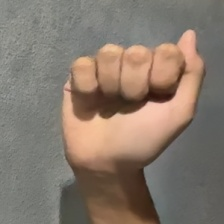
#> input picture dataset/A/A_0002.jpg, 224 x 224 px
$ python -i detect_edges_all.py   (imports and definitions only)   (older library calls are emulated)
#> lines starting #> are read from the running program, lines starting #| are printed output that depends on the picture; after the words box and inside, x2 and y2 are one past the last pixel; in counts of white or black regions, pixels touching at a corner belong together
"""ตรวจจับขอบแบบ Sobel / Prewitt / Canny (OpenCV)

เทคโนโลยี:
  - Sobel / Prewitt: เกรเดียนต์ด้วยเคอร์เนล 3x3
  - Canny: blur + gradient + non-maxima + hysteresis — มักได้เส้นนิ้วสะอาดกว่า

เทียบเท่า MATLAB: detect_edges_all.m
Student 2 - Module 2
"""

from __future__ import annotations

from typing import Any

import cv2
import numpy as np


# Prewitt ไม่มีใน OpenCV โดยตรง — ใช้เคอร์เนลมาตรฐาน
_PREWITT_X = np.array([[-1, 0, 1], [-1, 0, 1], [-1, 0, 1]], dtype=np.float32)
_PREWITT_Y = np.array([[-1, -1, -1], [0, 0, 0], [1, 1, 1]], dtype=np.float32)


# [34 lines left out: function _to_gray_u8, not called in this run]


def _sobel_edges(gray: np.ndarray) -> np.ndarray:
    gx = cv2.Sobel(gray, cv2.CV_64F, 1, 0, ksize=3)
    gy = cv2.Sobel(gray, cv2.CV_64F, 0, 1, ksize=3)
    mag = cv2.magnitude(gx, gy)
    # threshold อัตโนมัติแบบง่าย — ได้ขอบ logical ใกล้ edge(..., 'Sobel')
    mag_u8 = cv2.convertScaleAbs(mag)
    _, bw = cv2.threshold(mag_u8, 0, 255, cv2.THRESH_BINARY + cv2.THRESH_OTSU)
    return bw.astype(bool)


# [36 lines left out: functions _prewitt_edges, detect_edges_all, not called in this run]

>>> import cv2
>>> picture = cv2.imread('../dataset/A/A_0002.jpg', cv2.IMREAD_GRAYSCALE)
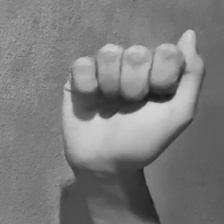
#> picture: shape (224, 224); min 26, max 214, mean 123.4
>>> result = _sobel_edges(picture)
#> in _sobel_edges, `gx = cv2.Sobel(gray, cv2.CV_64F, 1, 0, ksize=3)`:
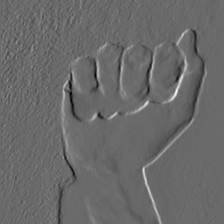
#> gx: shape (224, 224) float64; min -321, max 448, mean -1.2; drawn with min black and max white
#> in _sobel_edges, `gy = cv2.Sobel(gray, cv2.CV_64F, 0, 1, ksize=3)`:
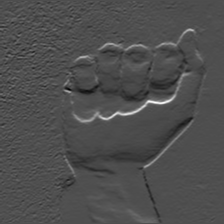
#> gy: shape (224, 224) float64; min -223, max 497, mean -0.8; drawn with min black and max white
#> in _sobel_edges, `mag = cv2.magnitude(gx, gy)`:
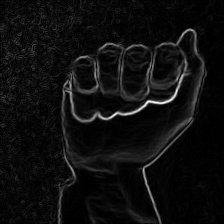
#> mag: shape (224, 224) float64; min 0, max 501.8, mean 29.6; drawn with min black and max white
#> in _sobel_edges, `mag_u8 = cv2.convertScaleAbs(mag)`:
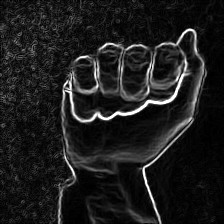
#> mag_u8: shape (224, 224); min 0, max 255, mean 29
#> in _sobel_edges, `_, bw = cv2.threshold(mag_u8, 0, 255, cv2.THRESH_BINARY + cv2.THRESH_O..`:
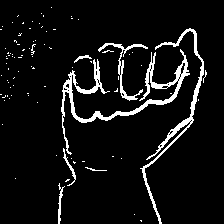
#> bw: shape (224, 224); 6.9% white; 89 white regions (81 under 20 px), largest, box (x1, y1, x2, y2) and area: (61, 49, 190, 155) 1647, (140, 28, 204, 224) 972, (98, 43, 148, 101) 364

$ run again, on dataset/A/A_0006.jpg
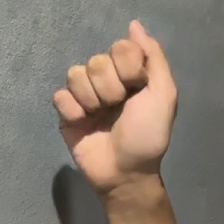
#> input picture dataset/A/A_0006.jpg, 224 x 224 px
#> in _sobel_edges, `gy = cv2.Sobel(gray, cv2.CV_64F, 0, 1, ksize=3)`:
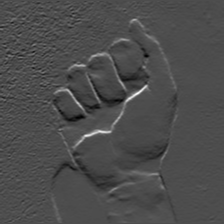
#> gy: shape (224, 224) float64; min -194, max 447, mean -0.9; drawn with min black and max white
#> in _sobel_edges, `_, bw = cv2.threshold(mag_u8, 0, 255, cv2.THRESH_BINARY + cv2.THRESH_O..`:
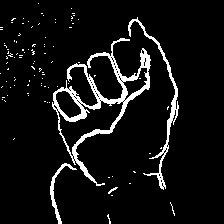
#> bw: shape (224, 224); 7% white; 98 white regions (94 under 20 px), largest, box (x1, y1, x2, y2) and area: (52, 38, 151, 186) 2239, (128, 17, 179, 190) 741, (50, 163, 77, 224) 249, (108, 187, 118, 194) 24

$ run again, on dataset/A/A_0010.jpg
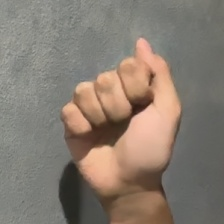
#> input picture dataset/A/A_0010.jpg, 224 x 224 px
#> in _sobel_edges, `gy = cv2.Sobel(gray, cv2.CV_64F, 0, 1, ksize=3)`:
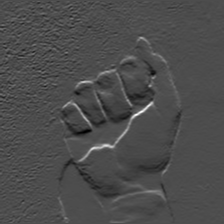
#> gy: shape (224, 224) float64; min -199, max 459, mean -1; drawn with min black and max white
#> in _sobel_edges, `_, bw = cv2.threshold(mag_u8, 0, 255, cv2.THRESH_BINARY + cv2.THRESH_O..`:
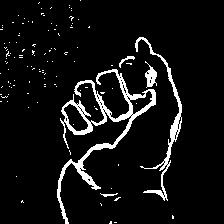
#> bw: shape (224, 224); 6.9% white; 115 white regions (110 under 20 px), largest, box (x1, y1, x2, y2) and area: (57, 69, 156, 224) 2122, (135, 37, 182, 201) 807, (145, 61, 157, 88) 165, (119, 56, 135, 68) 52, (100, 193, 118, 197) 33

$ run again, on dataset/A/A_0026.jpg
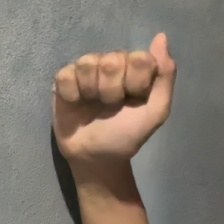
#> input picture dataset/A/A_0026.jpg, 224 x 224 px
#> in _sobel_edges, `gy = cv2.Sobel(gray, cv2.CV_64F, 0, 1, ksize=3)`:
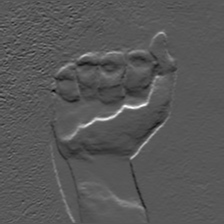
#> gy: shape (224, 224) float64; min -206, max 391, mean -0.4; drawn with min black and max white
#> in _sobel_edges, `_, bw = cv2.threshold(mag_u8, 0, 255, cv2.THRESH_BINARY + cv2.THRESH_O..`:
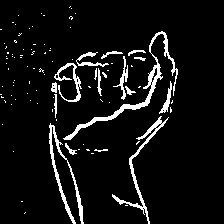
#> bw: shape (224, 224); 6.8% white; 96 white regions (79 under 20 px), largest, box (x1, y1, x2, y2) and area: (63, 31, 178, 140) 926, (49, 123, 84, 224) 599, (112, 116, 169, 224) 556
